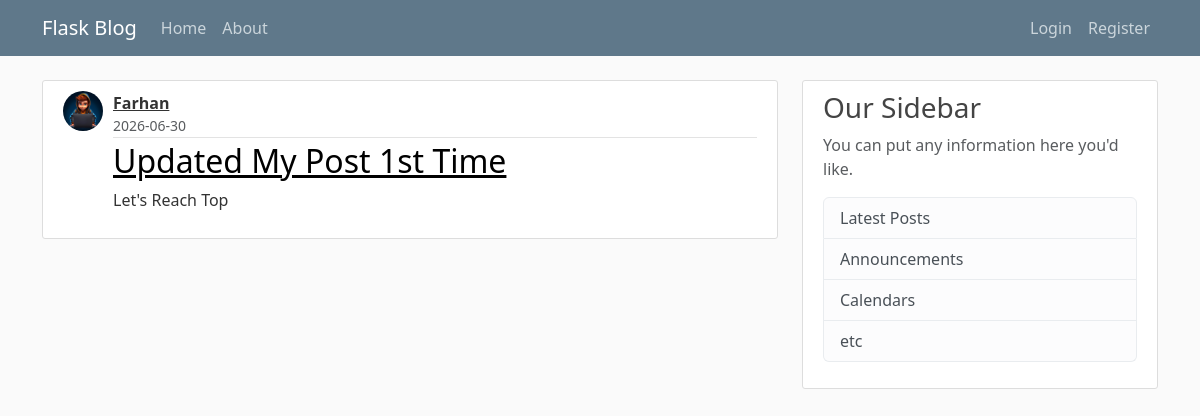
Before: /post/1 with the older database file.
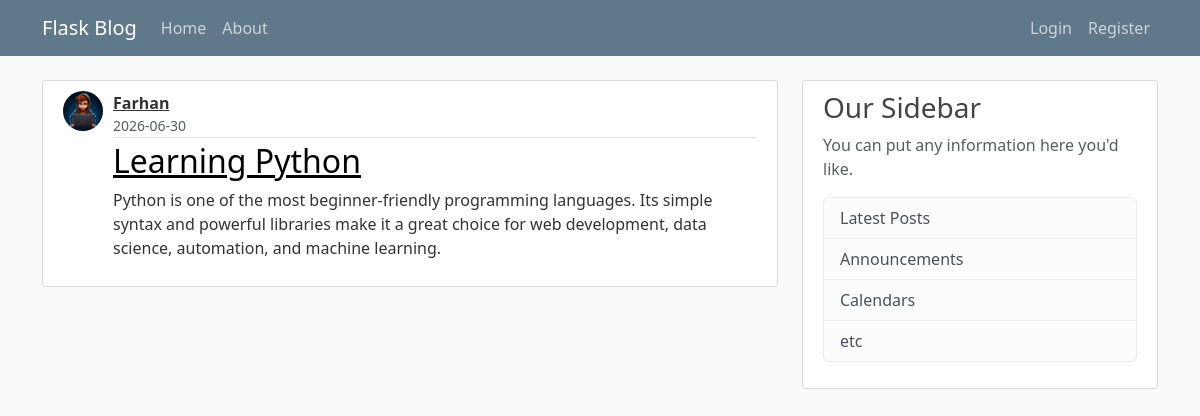
After: the same page with the newer database file.
### app/models.py (models this page shows, shortened)
class Post(db.Model):
    id = db.Column(db.Integer, primary_key = True)
    title = db.Column(db.String(100), nullable = False)
    date_posted = db.Column(db.DateTime, nullable = False, default = datetime.utcnow )
    content = db.Column(db.Text, nullable = False)
    user_id = db.Column(db.Integer, db.ForeignKey('user.id'), nullable=False)

### app/posts/routes.py (the view)
@posts.route("/post/<int:post_id>")
def post(post_id):
     post = Post.query.get_or_404(post_id)
     return render_template('post.html', title = post.title, post = post)

### app/templates/post.html (shortened to what this page needs)
{% extends "layout.html"%}
{% block content %}
<article class="media content-section">
    <img class="rounded-circle post-avatar"
        src="{{ url_for('static', filename='profile_pics/' + post.author.image_file) }}">
    <div class="media-body">
        <div class="article-metadata">
            <div class="author-block">
                <a class="author-name" href="{{ url_for('users.user_posts', username = post.author.username ) }}">{{ post.author.username }}</a>
                <small class="text-muted d-block">
                    {{ post.date_posted.strftime('%Y-%m-%d') }}
                </small>
            </div>
        </div>
        <h2 class="article-title"> <a href="{{ url_for('posts.post', post_id = post.id)}}">{{ post.title }}</a></h2>
        <p class="article-content">{{ post.content }}</p>
    </div>
</article>
{% endblock content %}

Changed rows visible on the page:
changed Post: title "Updated My Post 1st Time" → "Learning Python"; content "Let's Reach Top" → "Python is one of the most beginner-friendly programming languages. Its simple syntax and powerful libraries make it a great choice for web development, data science, automation, and machine learning."
